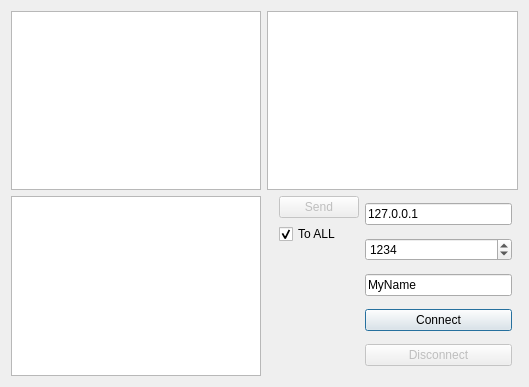
<?xml version="1.0" encoding="UTF-8"?>
<ui version="4.0">
 <class>Dialog</class>
 <widget class="QDialog" name="Dialog">
  <property name="geometry">
   <rect>
    <x>0</x>
    <y>0</y>
    <width>529</width>
    <height>387</height>
   </rect>
  </property>
  <property name="windowTitle">
   <string>Client</string>
  </property>
  <layout class="QGridLayout" name="gridLayout">
   <item row="0" column="0">
    <widget class="QListWidget" name="lwLog"/>
   </item>
   <item row="0" column="1" colspan="5">
    <widget class="QListWidget" name="lwUsers">
     <property name="selectionMode">
      <enum>QAbstractItemView::MultiSelection</enum>
     </property>
     <property name="sortingEnabled">
      <bool>true</bool>
     </property>
    </widget>
   </item>
   <item row="1" column="0">
    <widget class="QPlainTextEdit" name="pteMessage"/>
   </item>
   <item row="1" column="4">
    <layout class="QVBoxLayout" name="verticalLayout">
     <item>
      <widget class="QLineEdit" name="leHost">
       <property name="text">
        <string>127.0.0.1</string>
       </property>
      </widget>
     </item>
     <item>
      <widget class="QSpinBox" name="sbPort">
       <property name="maximum">
        <number>65536</number>
       </property>
       <property name="value">
        <number>1234</number>
       </property>
      </widget>
     </item>
     <item>
      <widget class="QLineEdit" name="leName">
       <property name="text">
        <string>MyName</string>
       </property>
      </widget>
     </item>
     <item>
      <widget class="QPushButton" name="pbConnect">
       <property name="text">
        <string>Connect</string>
       </property>
      </widget>
     </item>
     <item>
      <widget class="QPushButton" name="pbDisconnect">
       <property name="enabled">
        <bool>false</bool>
       </property>
       <property name="text">
        <string>Disconnect</string>
       </property>
      </widget>
     </item>
    </layout>
   </item>
   <item row="1" column="3">
    <layout class="QVBoxLayout" name="verticalLayout_2">
     <item>
      <widget class="QPushButton" name="pbSend">
       <property name="enabled">
        <bool>false</bool>
       </property>
       <property name="text">
        <string>Send</string>
       </property>
      </widget>
     </item>
     <item>
      <widget class="QCheckBox" name="cbToAll">
       <property name="text">
        <string>To ALL</string>
       </property>
       <property name="checked">
        <bool>true</bool>
       </property>
      </widget>
     </item>
     <item>
      <spacer name="verticalSpacer">
       <property name="orientation">
        <enum>Qt::Vertical</enum>
       </property>
       <property name="sizeHint" stdset="0">
        <size>
         <width>20</width>
         <height>40</height>
        </size>
       </property>
      </spacer>
     </item>
    </layout>
   </item>
  </layout>
 </widget>
 <layoutdefault spacing="6" margin="11"/>
 <resources/>
 <connections/>
</ui>
